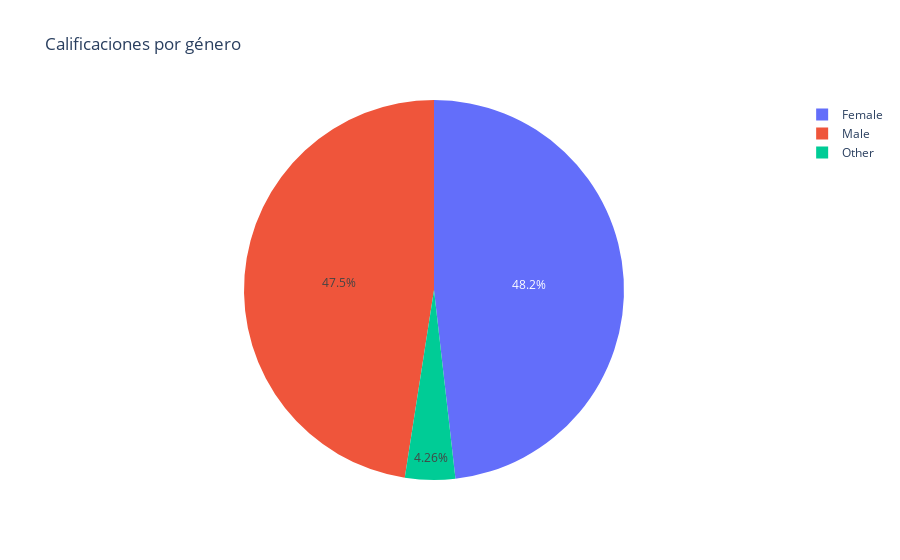

Source (notebook cell):
### Markdown cell above
#### <b> Conclusiones: </b> en este gráfico relacionamos las horas de sueño con las notas y podemos mencionar 3 aspectos: la mayoría de alumnos tiene notas de entre 6 y 8 puntos en los exámenes, lo más habitual es que los alumnos duerman entre 7 y 9 horas y la relacion entre ambas variables es desigual ya que vemos como el rango de colores, que representa la nota en los examenes se reparte de forma aleatoria en toda la gráfica sin seguir un patrón claro.

### Code cell
# Compara calificaciones por género
fig = px.pie(df, values='exam_score', names='gender', title='Calificaciones por género')
fig.show()

### Figure 1 — Plotly figure (JSON) as saved in the notebook; plotly's stock layout.template omitted (floating-point values rounded to 4 significant figures; data arrays with more than 128 entries replaced by an {"elided": "..."} marker saying what was removed)
{"data": [{"domain": {"x": [0, 1], "y": [0, 1]}, "hovertemplate": "gender=%{label}<br>exam_score=%{value}<extra></extra>", "labels": {"elided": "1000 str values"}, "legendgroup": "", "name": "", "showlegend": true, "type": "pie", "values": {"elided": "1000 float values"}}], "layout": {"legend": {"tracegroupgap": 0}, "title": {"text": "Calificaciones por género"}}}
